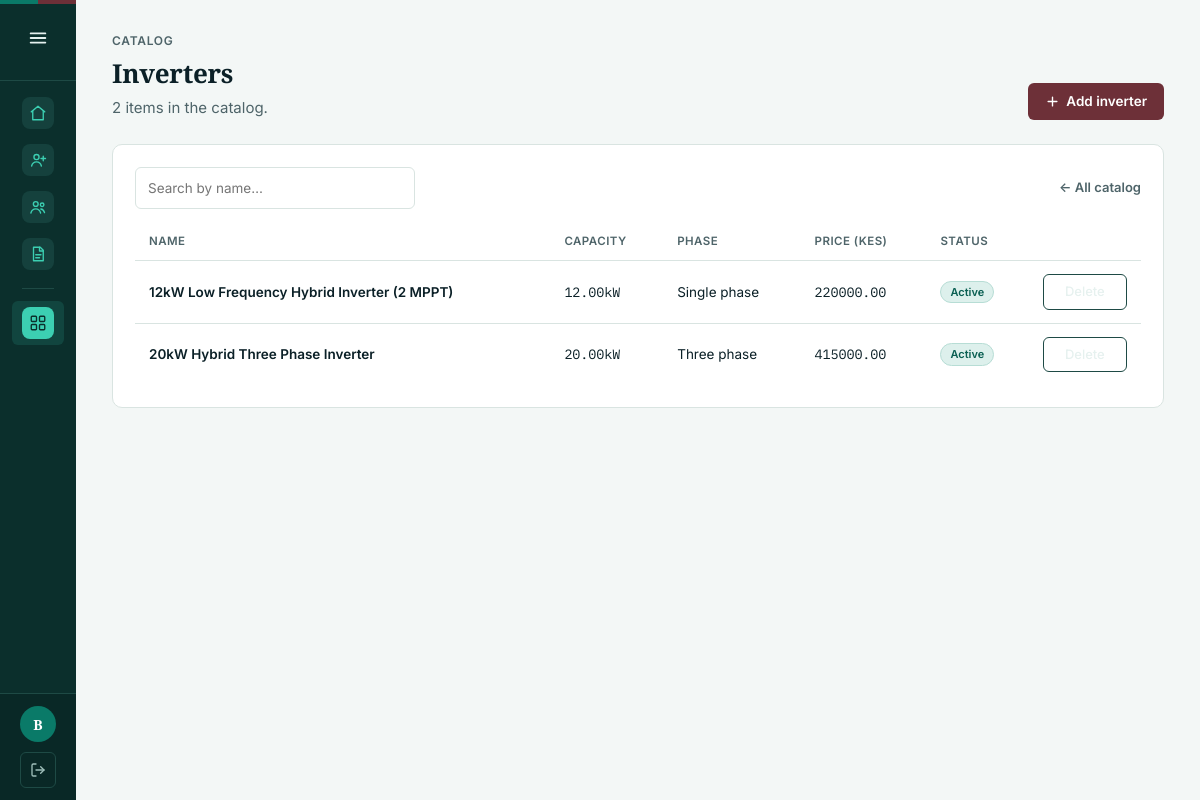
The app's page /catalog/inverters/ (signed in) with its own data.
### project/models.py (models this page shows, shortened)
class User(AbstractUser):
    class Role(models.TextChoices):
        SITE_ENGINEER = "site_engineer", "Site engineer"
        ADMIN = "admin", "Admin"
    role = models.CharField(max_length=20, choices=Role.choices, default=Role.SITE_ENGINEER)
    phone_number = models.CharField(max_length=20, blank=True)
    groups = models.ManyToManyField(
        "auth.Group",
        verbose_name="groups",
        blank=True,
        help_text="The groups this user belongs to.",
        related_name="project_user_set",
        related_query_name="project_user",
    )
    user_permissions = models.ManyToManyField(
        "auth.Permission",
        verbose_name="user permissions",
        blank=True,
        help_text="Specific permissions for this user.",
        related_name="project_user_set",
        related_query_name="project_user",
    )
    @property
    def is_site_engineer(self):
        return self.role == self.Role.SITE_ENGINEER
    @property
    def is_admin_role(self):
        return self.role == self.Role.ADMIN

class EquipmentBase(models.Model):
    name = models.CharField(max_length=150, help_text="e.g. 'Mono PERC 450W' or 'Growatt SPF 5000ES'")
    brand = models.CharField(max_length=100, blank=True)
    model_number = models.CharField(max_length=100, blank=True)
    unit_price_kes = models.DecimalField(
        "Unit price (KES)", max_digits=12, decimal_places=2, null=True, blank=True
    )
    is_active = models.BooleanField(
        default=True, help_text="Inactive items are hidden from the sizing calculator and new quotations."
    )
    notes = models.TextField(blank=True)
    created_at = models.DateTimeField(default=timezone.now)
    updated_at = models.DateTimeField(auto_now=True)
    class Meta:
        abstract = True

class Inverter(EquipmentBase):
    class Phase(models.TextChoices):
        SINGLE = "single", "Single phase"
        THREE = "three", "Three phase"
    capacity_kw = models.DecimalField(
        "Rated output (kW)", max_digits=6, decimal_places=2
    )
    phase = models.CharField(max_length=10, choices=Phase.choices, default=Phase.SINGLE)
    is_hybrid = models.BooleanField(
        default=True, help_text="Can charge/discharge a battery bank, not grid-tie only."
    )
    max_input_voltage = models.PositiveIntegerField(null=True, blank=True)
    class Meta:
        verbose_name = "Inverter"
        ordering = ["capacity_kw", "brand"]

### project/views.py (the view)
# urls.py: path("catalog/<str:kind>/", views.equipment_list, name="equipment_list"),
@login_required
def equipment_list(request, kind):
    entry = _catalog_entry(kind)
    items = _entry_items(entry)
    query = request.GET.get("q", "").strip()
    if query:
        condition = Q(name__icontains=query)
        if any(f.name == "brand" for f in entry["model"]._meta.get_fields()):
            condition |= Q(brand__icontains=query)
        items = items.filter(condition)
    return render(
        request,
        "project/equipment_list.html",
        {"kind": kind, "entry": entry, "items": items, "query": query},
    )

### project/sidebar_context.py (called while the page is built, shortened)
def _pipeline(projects, active_status):
    raw = {row["status"]: row["n"] for row in projects.values("status").annotate(n=Count("id"))}
    biggest = max([raw.get(s, 0) for s, _ in PIPELINE_LABELS] + [1])
    return [
        {
            "key": status.value,
            "label": label,
            "count": raw.get(status, 0),
            "pct": round(raw.get(status, 0) / biggest * 100),
            "active": active_status == status.value,
        }
        for status, label in PIPELINE_LABELS
    ]

def _current_client(request, user):
    customer_id = request.resolver_match.kwargs.get("customer_id")
    if not customer_id:
        return None

### project/views.py (called while the page is built, shortened)
def get_catalog_registry():
    registry = dict(CATALOG_REGISTRY)
    return registry

def _entry_items(entry):
    category = entry.get("category")
    if category is not None:
        return entry["model"].objects.filter(category=category)
    return entry["model"].objects.all()

def _catalog_entry(kind):
    entry = get_catalog_registry().get(kind)
    if entry is None:
        raise Http404("Unknown catalog category.")
    return entry

### project/templates/project/equipment_list.html (shortened to what this page needs)
{% extends "project/base.html" %}
{% block content %}
<div class="page-head">
    <div>
        <div class="eyebrow">Catalog</div>
        <h1>{{ entry.label }}</h1>
        <p class="desc">{{ items|length }} item{{ items|length|pluralize }} in the catalog.</p>
    </div>
    <a href="{% url 'equipment_create' kind %}" class="btn btn-accent">
        <svg width="15" height="15" viewBox="0 0 24 24" fill="none" stroke="currentColor" stroke-width="2.2" stroke-linecap="round"><path d="M12 5v14M5 12h14"/></svg>
        Add {{ entry.singular }}
    </a>
</div>
<div class="card">
    <div style="display:flex; align-items:center; justify-content:space-between; margin-bottom:14px;">
        <form method="get" style="flex:1; max-width:280px;">
            <input type="text" name="q" value="{{ query }}" placeholder="Search by name…">
        </form>
        <a href="{% url 'catalog_home' %}" style="font-size:13px; font-weight:600; color:var(--muted); text-decoration:none;">&larr; All catalog</a>
    </div>
    {% if items %}
    <table class="data">
        <thead>
            <tr>
                <th>Name</th>
                {% if kind == "inverters" %}<th>Capacity</th><th>Phase</th>{% endif %}
                <th>Price (KES)</th>
                <th>Status</th>
                <th></th>
            </tr>
        </thead>
        <tbody>
            {% for item in items %}
            <tr onclick="window.location='{% url 'equipment_edit' kind item.pk %}'" style="cursor:pointer;">
                <td>
                    <div style="font-weight:600;">{{ item.name }}</div>
                </td>
                {% if kind == "inverters" %}<td class="mono">{{ item.capacity_kw }}kW</td><td>{{ item.get_phase_display }}</td>{% endif %}
                <td class="mono">{{ item.unit_price_kes|default:"—" }}</td>
                <td>
                    {% if item.is_active %}
                        <span class="status-badge quotation">Active</span>
                    {% else %}
                        <span class="status-badge">Inactive</span>
                    {% endif %}
                </td>
                <td onclick="event.stopPropagation();">
                    <form method="post" action="{% url 'equipment_delete' kind item.pk %}" onsubmit="return confirm('Remove {{ item.name|escapejs }} from the catalog?');" style="display:inline;">
                        <button type="submit" class="link-button">Delete</button>
                    </form>
                </td>
            </tr>
            {% endfor %}
        </tbody>
    </table>
    {% else %}
    <div class="empty-state">
        <h3>No {{ entry.label|lower }} yet</h3>
        <p>Add your first item and its price.</p>
        <a href="{% url 'equipment_create' kind %}" class="btn btn-accent" style="margin-top:14px;">Add {{ entry.singular }}</a>
    </div>
    {% endif %}
</div>
{% endblock %}

### project/templates/project/base.html (shortened to what this page needs)
{% load static %}<!DOCTYPE html>
<html lang="en">
<head>
    <link rel="stylesheet" href="{% static 'css/base.css' %}">
</head>
<body>
{% if user.is_authenticated %}
{% with url_name=request.resolver_match.url_name kind=request.resolver_match.kwargs.kind %}
<div class="shell">
    <aside class="sidebar" aria-label="Main navigation">
        <div class="sidebar-head">
            <label for="sidebar-toggle" class="menu-btn" role="button" tabindex="0" aria-label="Toggle sidebar" title="Toggle sidebar">
                <svg viewBox="0 0 24 24" fill="none" stroke="currentColor" stroke-width="2" stroke-linecap="round"><path d="M4 7h16M4 12h16M4 17h16"/></svg>
            </label>
        </div>
        <nav class="sidebar-scroll">
            <a class="nav-item {% if url_name == 'dashboard' %}active{% endif %}" href="{% url 'dashboard' %}" title="Dashboard" {% if url_name == 'dashboard' %}aria-current="page"{% endif %}>
                <span class="ic">
                    <svg viewBox="0 0 24 24" fill="none" stroke="currentColor" stroke-width="1.8" stroke-linecap="round" stroke-linejoin="round"><path d="M3 10.5 12 3l9 7.5"/><path d="M5 9.5V21h14V9.5"/></svg>
                </span>
            </a>
            <a class="nav-item {% if url_name == 'client_register' %}active{% endif %}" href="{% url 'client_register' %}" title="Register client" {% if url_name == 'client_register' %}aria-current="page"{% endif %}>
                <span class="ic">
                    <svg viewBox="0 0 24 24" fill="none" stroke="currentColor" stroke-width="1.8" stroke-linecap="round" stroke-linejoin="round"><circle cx="10" cy="8" r="3.4"/><path d="M3.5 20c.9-3.6 3.5-5.5 6.5-5.5s5.6 1.9 6.5 5.5"/><path d="M19 7v6M16 10h6"/></svg>
                </span>
            </a>
            <a class="nav-item {% if url_name == 'client_list' or url_name == 'client_detail' %}active{% endif %}" href="{% url 'client_list' %}" title="Clients">
                <span class="ic">
                    <svg viewBox="0 0 24 24" fill="none" stroke="currentColor" stroke-width="1.8" stroke-linecap="round" stroke-linejoin="round"><circle cx="9" cy="8" r="3.2"/><path d="M2.5 20c1-3.6 3.6-5.5 6.5-5.5s5.5 1.9 6.5 5.5"/><circle cx="17.5" cy="9" r="2.4"/><path d="M15.8 14.7c2.3.2 4.1 1.9 4.9 4.8"/></svg>
                </span>
            </a>
            <a class="nav-item {% if url_name == 'quotation_list' %}active{% endif %}" href="{% url 'quotation_list' %}" title="Quotations" {% if url_name == 'quotation_list' %}aria-current="page"{% endif %}>
                <span class="ic">
                    <svg viewBox="0 0 24 24" fill="none" stroke="currentColor" stroke-width="1.8" stroke-linecap="round" stroke-linejoin="round"><path d="M6 3h9l4 4v14H6z"/><path d="M14 3v5h5"/><path d="M9 13h7M9 17h5"/></svg>
                </span>
            </a>
            <div class="nav-label">Equipment</div>
            <a class="nav-item {% if url_name == 'catalog_home' or kind %}active{% endif %}" href="{% url 'catalog_home' %}" title="Equipment catalog">
                <span class="ic">
                </span>
            </a>
        </nav>
        <div class="sidebar-footer">
            <div class="user-card">
                <div class="avatar">{{ user.get_full_name|default:user.username|slice:":1"|upper }}</div>
                <form class="logout-form" method="post" action="{% url 'logout' %}">
                    <button type="submit" class="logout-btn" title="Log out" aria-label="Log out">
                        <svg viewBox="0 0 24 24" fill="none" stroke="currentColor" stroke-width="2" stroke-linecap="round" stroke-linejoin="round"><path d="M9 21H5a2 2 0 0 1-2-2V5a2 2 0 0 1 2-2h4"/><path d="M16 17l5-5-5-5"/><path d="M21 12H9"/></svg>
                    </button>
                </form>
            </div>
        </div>
    </aside>
    <div class="main">
        <main class="container">
            {% block content %}{% endblock %}
        </main>
    </div>
</div>
{% endwith %}
{% endif %}
</body>
</html>

### records on screen
User: get_full_name "B"
Inverter: name "12kW Low Frequency Hybrid Inverter (2 MPPT)", capacity_kw "12.00", phase "Single phase", unit_price_kes "220000.00", is_active "Active"
Inverter: name "20kW Hybrid Three Phase Inverter", capacity_kw "20.00", phase "Three phase", unit_price_kes "415000.00", is_active "Active"

### other values on screen
{{ entry.label }} "Inverters"
{{ items|length }} "2"
{{ entry.singular }} "inverter"
